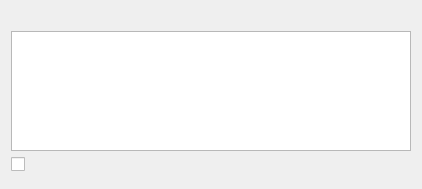
<?xml version="1.0" encoding="UTF-8"?>
<ui version="4.0">
 <class>CommitDialog</class>
 <widget class="QDialog" name="CommitDialog">
  <property name="minimumSize">
   <size>
    <width>400</width>
    <height>0</height>
   </size>
  </property>
  <layout class="QVBoxLayout" name="verticalLayout">
   <item>
    <widget class="QLabel" name="mLabel"/>
   </item>
   <item>
    <widget class="QTextEdit" name="mEditor">
     <property name="minimumSize">
      <size>
       <width>400</width>
       <height>120</height>
      </size>
     </property>
     <property name="maximumSize">
      <size>
       <width>400</width>
       <height>120</height>
      </size>
     </property>
    </widget>
   </item>
   <item>
    <widget class="QCheckBox" name="mPrompt"/>
   </item>
   <item>
    <widget class="QDialogButtonBox" name="mButtons">
     <property name="orientation">
      <enum>Qt::Horizontal</enum>
     </property>
    </widget>
   </item>
  </layout>
 </widget>
 <resources/>
 <connections/>
</ui>
